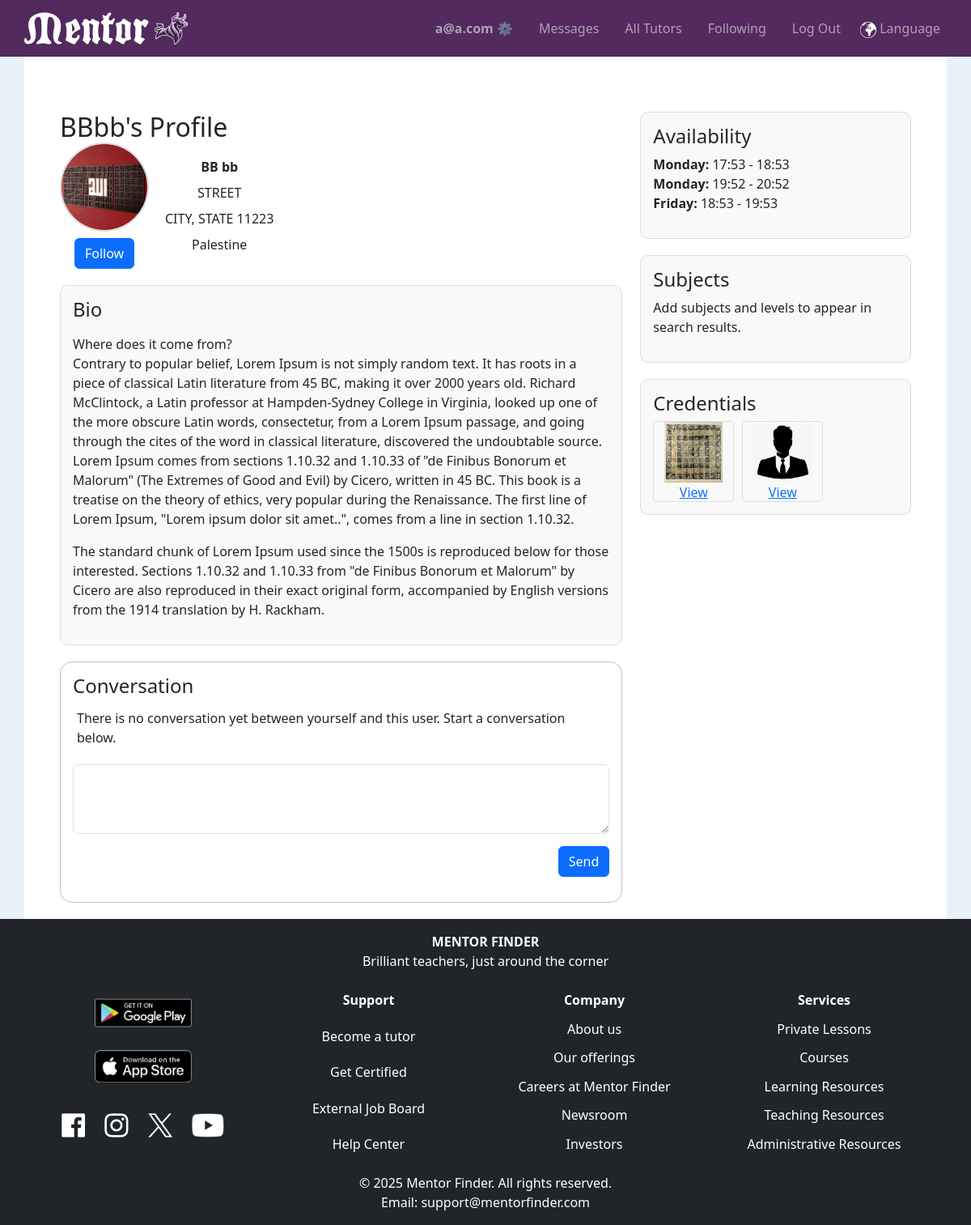
The app's page /profile/3/ (signed in) with its own data.
### tutorhub/models.py (models this page shows, shortened)
class User(AbstractUser):
    nickname = models.CharField(max_length=50, blank=True, null=True)
    role = models.CharField(max_length=10, choices=UserRoles.choices, default=UserRoles.STUDENT)
    phone_number = PhoneNumberField(blank=True, null=True)
    birthdate = models.DateField(blank=True, null=True)
    bio = models.TextField(blank=True, null=True)
    profile_image = models.ImageField(upload_to="profile_images/", blank=True, null=True)
    show_address = models.BooleanField(default=False)
    show_phone_number = models.BooleanField(default=False)
    preferred_language = models.CharField(max_length=10, blank=True, null=True, default='en')
    time_zone = TimeZoneField(default='UTC', blank=True)
    address = models.OneToOneField(Address, on_delete=models.SET_NULL, blank=True, null=True)
    follows = models.ManyToManyField(
        "self",
        through="FollowRelation",
        through_fields=('follower', 'followee'),
        symmetrical=False,
        related_name="followed_by"
    )
    is_tutor = models.BooleanField(default=False)
    availability = models.JSONField(default=dict, blank=True, null=True)

class Address(models.Model):
    street_address = models.TextField(blank=True, null=True)
    city = models.CharField(max_length=100, blank=True, null=True)
    state_region = models.CharField(max_length=100, blank=True, null=True)
    postal_code = models.CharField(max_length=20, blank=True, null=True)
    country = CountryField(blank=True, null=True)

class Credential(models.Model):
    CREDENTIAL_CHOICES = [
        ("Certificate", "Certificate"),
        ("Diploma", "Diploma"),
        ("Resume", "Resume"),
        ("Coursework", "Coursework (No Certificate)"),
        ("Other", "Other"),
    ]
    credential_type = models.CharField(max_length=50, choices=CREDENTIAL_CHOICES, default="Certificate",)
    file = models.FileField(upload_to="credentials/", blank=True, null=True)
    description = models.TextField(blank=True, null=True, help_text="Provide details about this credential, especially for coursework with no file.")
    user = models.ForeignKey(User, related_name="credentials", on_delete=models.CASCADE)

### tutorhub/views.py (the view, shortened to what this page needs)
# urls.py: path('profile/<int:user_id>/', views.profile, name='profile'),
@login_required
def profile(request, user_id=None):
    profile_user = request.user if user_id is None else get_object_or_404(User, id=user_id)
    credentials = profile_user.credentials.all()
    levels = [{'value': value, 'display': display} for value, display in Level.choices]
    levels_json = mark_safe(json.dumps(levels))
    day_order = {
        "Monday": 0, "Tuesday": 1, "Wednesday": 2, "Thursday": 3,
        "Friday": 4, "Saturday": 5, "Sunday": 6
    }
    availability = profile_user.availability
    sorted_availability = sorted(
        availability,
        key=lambda slot: (day_order.get(slot['day'], 7), slot['start'])
    )
    missing_details = not all([
        profile_user.nickname,
        profile_user.profile_image,
        profile_user.bio,
        sorted_availability,
        profile_user.availability,
    ])
    messages = Message.objects.filter(
        (Q(sender=request.user, receiver=profile_user) | Q(sender=profile_user, receiver=request.user))
    ).order_by('timestamp')
    scroll_to = request.GET.get('scroll_to')
    countries_list = list(countries)
    for credential in credentials:
        credential.is_image = credential.file.url.lower().endswith(('.jpg', '.jpeg', '.png'))
    display_name = profile_user.nickname or profile_user.first_name or "User"
    possessive_name = f"{display_name}'s" if not display_name.endswith('s') else f"{display_name}'"
    return render(request, 'tutorhub/profile.html', {
        'profile': profile_user,
        'is_own_profile': profile_user == request.user,
        'credentials': credentials,
        'days_of_week': list(day_order.keys()),
        "levels_json": levels_json,
        "subject_levels": SubjectLevel.objects.filter(tutor=profile_user),
        'countries': countries_list,
        'messages': messages,
        'scroll_to': scroll_to,
        'missing_details': missing_details,
        'possessive_name': possessive_name,
        'sorted_availability': sorted_availability,
    })

### tutorhub/templates/tutorhub/profile.html (shortened to what this page needs)
{% extends "tutorhub/layout.html" %}
{% load static %}
{% block body %}
<div class="container mt-5">
    <div class="row">
        <div class="col-md-8">
            <h2 style="display: inline-block; margin: 0;">{{ possessive_name }} Profile</h2>
            <div class="profile-header">
                <div id="stack-vertical">
                    {% if profile.profile_image %}
                        <img id="profile-img" src="{{ profile.profile_image.url }}" alt="{{ profile.nickname }}">
                    {% else %}
                        <img id="profile-img" src="{% static 'tutorhub/images/mentor-logo-bull.svg' %}" alt="Default Logo">
                    {% endif %}
                    {% if user.is_authenticated %}
                        <button class="btn btn-primary follow-btn" data-tutor-id="{{ profile.id }}">
                            {% if profile in user.followed_tutors.all %}
                                Unfollow
                            {% else %}
                                Follow
                            {% endif %}
                        </button>
                    {% endif %}
                </div>
                <div id="stack-vertical">
                    <strong>{{ profile.first_name }} {{ profile.last_name }}</strong>
                    {% if profile.address %}
                        <div>{{ profile.address.street_address }}</div>
                        <div>{{ profile.address.city }}, {{ profile.address.state_region }} {{ profile.address.postal_code }}</div>
                        <div>{{ profile.address.country.name }}</div>
                    {% else %}
                        <div>Address not available</div>
                    {% endif %}
                </div>
            </div>
            <div class="bio-container">
                <h4>Bio</h4>
                <p>{{ profile.bio|linebreaks|default:"Tell students about yourself. Share what you like about teaching along with some interesting facts about yourself to spark their interest!" }}</p>
            </div>
            {% if user.is_authenticated %}
            <div class="messages-container">
                {% if is_own_profile %}
                    <h4>Personal notes</h4>
                {% else %}
                    <h4>Conversation</h4>
                {% endif %}
                <div class="conversation-box">
                    {% for message in messages %}
                        <div id="message-{{ message.id }}" class="message {% if message.sender == request.user %}sent{% else %}received{% endif %}">
                            <span class="timestamp">{{ message.timestamp|date:"M d, Y H:i" }}</span>
                            <p>{{ message.content }}</p>
                            {% if message.edited %}
                                <span class="edited">(edited)</span>
                            {% endif %}
                        </div>
                    {% empty %}
                        {% if is_own_profile %}
                            <p>This is your personal space. Go ahead - leave note for yourself below.</p>
                        {% else %}
                            <p>There is no conversation yet between yourself and this user. Start a conversation below.</p>
                        {% endif %}
                    {% endfor %}
                </div>
                <form action="{% url 'profile' user_id=request.user.id %}" method="post" enctype="multipart/form-data">
                    <textarea name="content" rows="3" class="form-control mb-2" required></textarea>
                    <div class="submit-button-container d-flex justify-content-end">
                        <button type="submit" class="btn btn-primary">Send</button>
                    </div>                </form>
            </div>
            {% endif %}
        </div>
        <div class="col-md-4">
            <div class="right-column-section">
                <h4>Availability</h4>
                <ul>
                    {% for slot in sorted_availability %}
                        <li>
                            <strong>{{ slot.day|title }}:</strong> {{ slot.start }} - {{ slot.end }}
                        </li>
                    {% empty %}
                        <p>Add your availability so that potential students can know when you're open for business.</p>
                    {% endfor %}
                </ul>
            </div>
            {% if profile.is_tutor %}
            <div class="right-column-section">
                <h4>Subjects</h4>
                <ul>
                    {% for subject_level in subject_levels %}
                        <li><strong>{{ subject_level.subject }}</strong>: {{ subject_level.level }}</li>
                    {% empty %}
                        <p>Add subjects and levels to appear in search results.</p>
                    {% endfor %}
                </ul>
            </div>
            {% endif %}
            {% if profile.is_tutor %}
            <div class="credentials-container">
                <h4>Credentials</h4>
                <div style="display: flex; flex-wrap: wrap; gap: 10px;">
                    {% for credential in credentials %}
                        <a href="{{ credential.file.url }}" target="_blank">
                            <div class="credential-box">
                                {% if credential.is_image %}
                                    <img src="{{ credential.file.url }}" alt="Credential Image">
                                {% else %}
                                    <img src="{% static 'tutorhub/images/credential-icon.png' %}" alt="Default Credential Icon">
                                {% endif %}
                                <div>View</div>
                            </div>
                        </a>
                    {% empty %}
                        <p>Add credentials, such as certificates, diplomas or a resume.</p>
                    {% endfor %}
                </div>
            </div>
            {% endif %}
        </div>
    </div>
</div>
{% endblock %}

### tutorhub/templates/tutorhub/layout.html (shortened to what this page needs)
{% load static %}
<!DOCTYPE html>
<html lang="en">
    <head>
        <link href="https://cdn.jsdelivr.net/npm/bootstrap@5.3.0/dist/css/bootstrap.min.css" rel="stylesheet">
        <link rel="stylesheet" href="{% static 'tutorhub/styles.css' %}">
    </head>
    <body>
    <nav class="navbar navbar-expand-lg navbar-dark sticky-top">
        <a class="navbar-brand" href="{% url 'index' %}">
            <div>
                <img class="navbar-logo" src="{% static '/tutorhub/images/mentor-logo-web.svg' %}" alt="Mentor Logo" class="logo">
            </div>
        </a>
        <div class="collapse navbar-collapse" id="navbarNav">
            <ul class="navbar-nav ms-auto flex-row">
                {% if user.is_authenticated %}
                <li class="nav-item px-2"><a class="nav-link" id="menu-username" href="{% url 'my_profile' %}"><strong>{{ user.username }} ⚙️</strong></a></li>
                <li class="nav-item px-2"><a class="nav-link" id="menu-messages" href="{% url 'messages' %}">Messages</a></li>
                {% endif %}
                <li class="nav-item px-2"><a class="nav-link" id="menu-all-tutors" href="{% url 'index' %}">All Tutors</a></li>
                {% if user.is_authenticated %}
                <li class="nav-item px-2"><a class="nav-link" id="menu-following" href="{% url 'index' %}?view=following">Following</a></li>
                <li class="nav-item px-2"><a class="nav-link" href="{% url 'logout' %}">Log Out</a></li>
                {% else %}
                <li class="nav-item px-2"><a class="nav-link" href="{% url 'login' %}">Log In</a></li>
                <li class="nav-item px-2"><a class="nav-link" href="{% url 'register' %}">Register</a></li>
                {% endif %}
                <li class="nav-item"><a class="nav-link" href="#" data-bs-toggle="modal" data-bs-target="#languageModal"><img src="{% static 'tutorhub/images/language_icon.png' %}" alt="Language" height="20"> Language</a></li>
            </ul>
        </div>
    </nav>
    <div id="main-content">
        {% block body %}
        {% endblock %}
    </div>
    </body>
    <footer class="footer bg-dark text-white mt-auto py-3">
        <div class="container footer-title">
            <div class="text-center mb-4">
                <div style="font-weight: bold;">MENTOR FINDER</div>
                <div>Brilliant teachers, just around the corner</div>
            </div>
            <div class="row">
                <div class="col-md-3 text-center">
                    <ul class="list-unstyled footer-links">
                        <li style="margin: 10px 0;"><a href="https://play.google.com/store/apps/details?id=your.app.id" target="_blank"><img src="{% static 'tutorhub/images/social_media_links/google_play.png' %}" alt="Get it on Google Play" width="120"></a></li>
                        <li style="margin: 10px 0;"><a href="https://play.google.com/store/apps/details?id=your.app.id" target="_blank"><img src="{% static 'tutorhub/images/social_media_links/app_store.png' %}" alt="Download on the App Store" width="120"></a></li>
                        <li style="margin: 10px 0;">
                            <img style="margin: 10px;" src="{% static 'tutorhub/images/social_media_links/facebook.png' %}" alt="Facebook" height="30">
                            <img style="margin: 10px;" src="{% static 'tutorhub/images/social_media_links/instagram.png' %}" alt="Instagram" height="30">
                            <img style="margin: 10px;" src="{% static 'tutorhub/images/social_media_links/x.png' %}" alt="X" height="30">
                            <img style="margin: 10px;" src="{% static 'tutorhub/images/social_media_links/youtube.png' %}" alt="youtube" height="30">
                        </li>
                    </ul>
                </div>
                <div class="col-md-3 text-center">
                    <div>
                        <ul class="list-unstyled footer-links">
                            <li>Support</li>
                            <li><a class="nav-link" href="#">Become a tutor</a></li>
                            <li><a class="nav-link" href="#">Get Certified</a></li>
                            <li><a class="nav-link" href="#">External Job Board</a></li>
                            <li><a class="nav-link" href="#">Help Center</a></li>
                        </ul>
                    </div>
                </div>
                <div class="col-md-3 text-center">
                    <div>
                        <ul class="list-unstyled footer-links">
                            <li>Company</li>
                            <li><a class="nav-link" href="#">About us</a></li>
                            <li><a class="nav-link" href="#">Our offerings</a></li>
                            <li><a class="nav-link" href="#">Careers at Mentor Finder</a></li>
                            <li><a class="nav-link" href="#">Newsroom</a></li>
                            <li><a class="nav-link" href="#">Investors</a></li>
                        </ul>
                    </div>
                </div>
                <div class="col-md-3 text-center">
                    <div>
                        <ul class="list-unstyled footer-links">
                            <li>Services</li>
                            <li><a class="nav-link" href="#">Private Lessons</a></li>
                            <li><a class="nav-link" href="#">Courses</a></li>
                            <li><a class="nav-link" href="#">Learning Resources</a></li>
                            <li><a class="nav-link" href="#">Teaching Resources</a></li>
                            <li><a class="nav-link" href="#">Administrative Resources</a></li>
                        </ul>
                    </div>
                </div>
            </div>
            <div class="text-center mt-4">
                <div>© {% now "Y" %} Mentor Finder. All rights reserved.</div>
                <div>Email: support@mentorfinder.com</div>
            </div>
        </div>
    </footer>
</html>

### records on screen
User: username "a@a.com"
User: profile_image (picture), first_name "BB", last_name "bb", address.street_address "STREET", address.city "CITY", address.state_region "STATE", address.postal_code "11223", address.country.name "Palestine", bio "Where does it come from? Contrary to popular belief, Lorem Ipsum is not simply random text. It has roots in a piece of classical Latin literature from 45 BC, making it over 2000 years old. Richard McClintock, a Latin professor at Hampden-Sydney College in Virginia, looked up one of the more obscure Latin words, consectetur, from a Lorem Ipsum passage, and going through the cites of the word in classical literature, discovered the undoubtable source. Lorem Ipsum comes from sections 1.10.32 and 1.10.33 of \"de Finibus Bonorum et Malorum\" (The Extremes of Good and Evil) by Cicero, written in 45 BC. This book is a treatise on the theory of ethics, very popular during the Renaissance. The first…"
Credential: file (picture)
Credential: file (picture)

### other values on screen
{{ possessive_name }} "BBbb's"
{{ slot.day|title }} "Monday" "Monday" "Friday"
{{ slot.start }} "17:53" "19:52" "18:53"
{{ slot.end }} "18:53" "20:52" "19:53"
